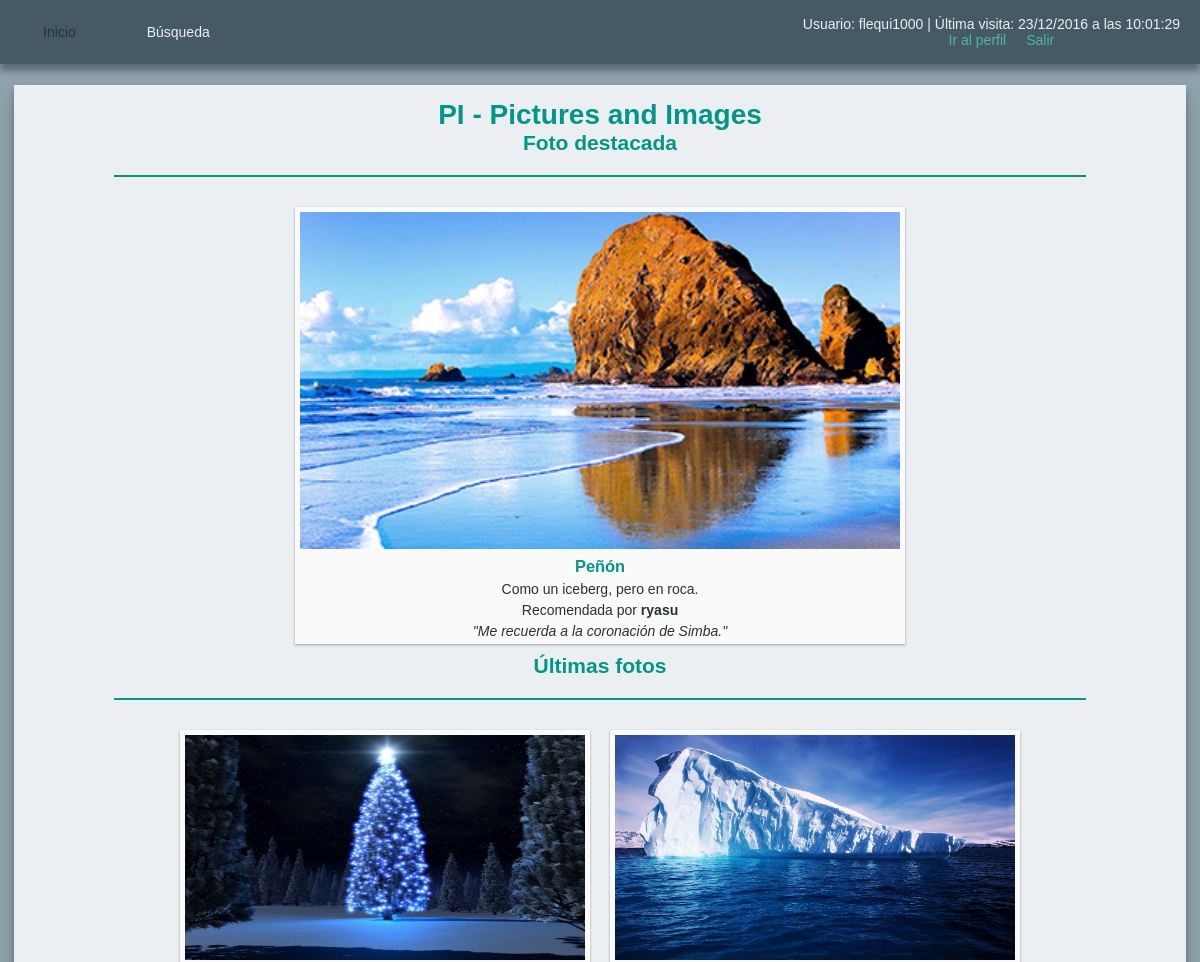
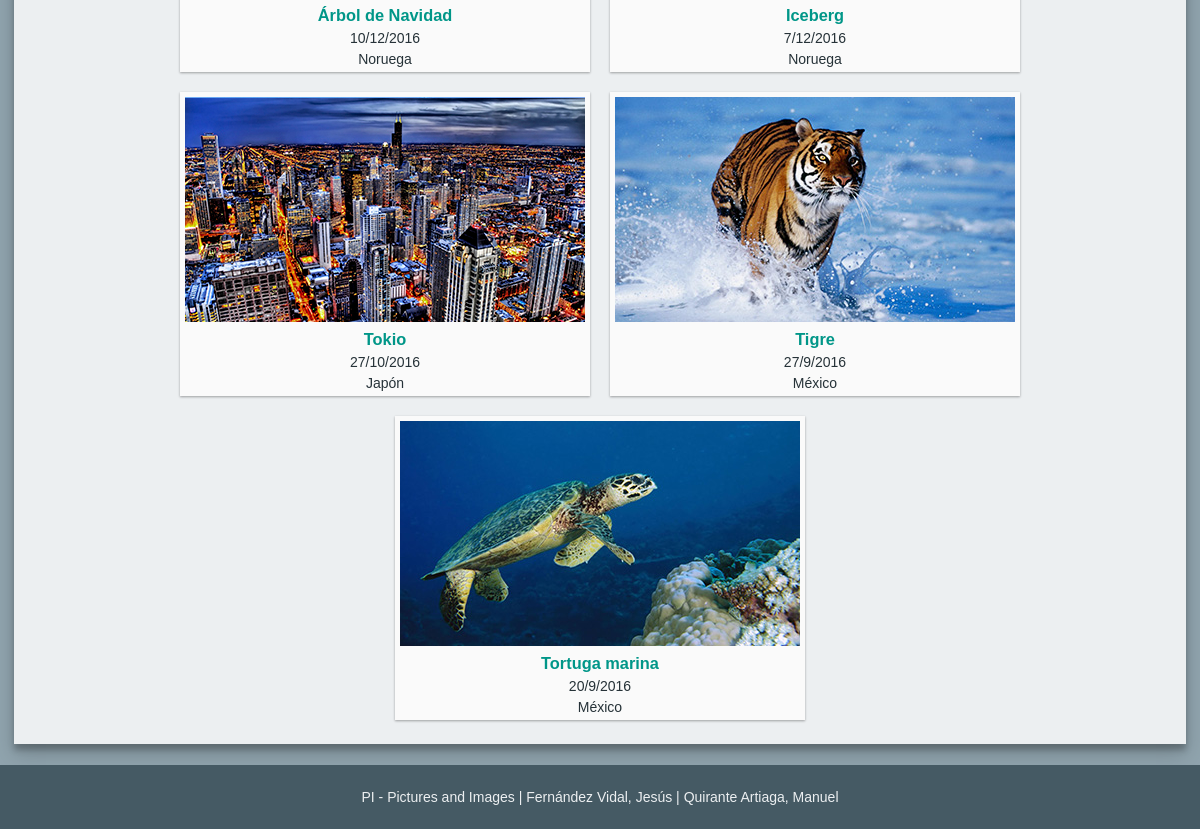
Page / (signed in) on the committed database (2 pictures, top to bottom).
### tables this page shows
CREATE TABLE IF NOT EXISTS `fotos` (
  `IdFoto` int(11) NOT NULL AUTO_INCREMENT,
  `TituloFoto` varchar(50) NOT NULL,
  `DescripcionFoto` varchar(500) DEFAULT NULL,
  `FechaFoto` date NOT NULL,
  `PaisFoto` int(11) DEFAULT NULL,
  `AlbumFoto` int(11) NOT NULL,
  `FicheroFoto` varchar(256) NOT NULL DEFAULT 'img/com/album.png',
  `MiniaturaFoto` varchar(256) NOT NULL DEFAULT 'img/com/album.png',
  `FRegistroFoto` timestamp NOT NULL DEFAULT CURRENT_TIMESTAMP,
  PRIMARY KEY (`IdFoto`),
  UNIQUE KEY `TituloFoto` (`TituloFoto`,`AlbumFoto`),
  KEY `FK_fotos_paises` (`PaisFoto`),
  KEY `FK_fotos_albumes` (`AlbumFoto`),
  CONSTRAINT `FK_fotos_albumes` FOREIGN KEY (`AlbumFoto`) REFERENCES `albumes` (`IdAlbum`) ON DELETE CASCADE ON UPDATE CASCADE,
  CONSTRAINT `FK_fotos_paises` FOREIGN KEY (`PaisFoto`) REFERENCES `paises` (`IdPais`) ON DELETE SET NULL ON UPDATE CASCADE
);

CREATE TABLE IF NOT EXISTS `paises` (
  `IdPais` int(11) NOT NULL AUTO_INCREMENT,
  `NomPais` varchar(50) NOT NULL,
  PRIMARY KEY (`IdPais`),
  UNIQUE KEY `NomPais` (`NomPais`)
);

### inc/func/mysql/basico.inc.php (called while the page is built, shortened)
<?php
	function ejecutarSQL($sql)
	{
		global $conexionBD, $directorioRaiz;
		if (!($resultado = $conexionBD->query($sql)))
		{
			echo "<p><img src='$directorioRaiz"."img/com/error.png' alt='Error' /></p>";
			$tipoConsulta = explode(" ", $sql, 2)[0];
			switch ($tipoConsulta)
			{
				case "INSERT":
				case "insert":
				{
					echo "<p>No se pudo añadir los datos al servidor.</p>";
					break;
				}
				case "UPDATE":
				case "update":
				{
					echo "<p>No se pudo modificar los datos del servidor.</p>";
					break;
				}
				case "DELETE":
				case "delete":
				{
					echo "<p>No se pudo eliminar los datos del servidor.</p>";
					break;
				}
				default:
				{
					echo "<p>No se pudo recuperar los datos del servidor.</p>";
					break;
				}
			}
			return false;
		}
		return $resultado;
	}
?>

### inc/func/mysql/galerias.inc.php (the view, shortened to what this page needs)
<?php
	function verFotos($fotos, $completo = false)
	{
		global $directorioRaiz;
		while ($fila = $fotos->fetch_object())
		{
			$IdFoto = $fila->IdFoto;
			$TituloFoto = $fila->TituloFoto;
			$FechaFoto = date("j/n/Y", strtotime($fila->FechaFoto));
			$NomPais = $fila->NomPais;
			$MiniaturaFoto = $fila->MiniaturaFoto;
?>
			<section class="galeria-cuerpo">
				<a href="<?php echo $directorioRaiz; ?>foto.php?id=<?php echo $IdFoto; ?>">
					<article>
						<div class="marco"><img src="<?php echo "$directorioRaiz$MiniaturaFoto"; ?>" height="225" width="400" alt="Imagen <?php echo $IdFoto; ?>"></div>
						<h3><?php echo $TituloFoto; ?></h3>
						<p><?php echo $FechaFoto; ?></p>
						<p><?php echo $NomPais; ?></p>
					</article>
				</a>
			</section>
<?php
		}
	}
?>

### css/estilos.css (style rules this page uses)
* { margin: 0px; box-sizing: border-box; outline-color: #009688; }
body { min-height: 100vh; padding: 0em 1em; padding-top: 64px; background: #90A4AE; font-family: "Ubuntu", "Arial", "Helvetica", sans-serif; font-size: 14px; color: #263238; display: flex; flex-direction: column; }
main section { display: flex; flex-direction: column; align-items: center; }
h1, h2, h3 { color: #009688; }

### css/contraste.css (style rules this page uses)
* { margin: 0px; box-sizing: border-box; outline-color: #2196F3; }
body { min-height: 100vh; padding: 0em 1em; padding-top: 64px ; background: #263238; font-family: "Ubuntu", "Arial", "Helvetica", sans-serif; font-size: 14px; color: #ECEFF1; display: flex; flex-direction: column; }
main section { display: flex; flex-direction: column; align-items: center; }
h1, h2, h3 { color: #2196F3; }

### css/galerias.css (style rules this page uses)
section { display: flex; flex-flow: row wrap; justify-content: center; align-items: center; }
.galeria-cuerpo { display: flex; flex-flow: row wrap; justify-content: center; align-items: center; }
.galeria-cuerpo a { outline: 0px; display: block; text-decoration: none; }
.galeria-cuerpo a article { margin: 10px; padding: 5px; background: #FAFAFA; box-shadow: 0 1px 3px rgba(0,0,0,0.12), 0 1px 2px rgba(0,0,0,0.24); transition: box-shadow .25s ease-in-out; display: flex; flex-direction: column; justify-content: center; align-items: center; flex-basis: 30%; }
.galeria-cuerpo a article .marco { overflow: hidden; }
.galeria-cuerpo a article img { transition: transform .25s ease-in-out; }
.galeria-cuerpo a article h3, .galeria-cuerpo a article p { margin-top: 5px; }
.galeria-cuerpo a article p { color: #263238; }

### css/contraste-galerias.css (style rules this page uses)
section { display: flex; flex-flow: row wrap; justify-content: center; align-items: center; }
.galeria-cuerpo { display: flex; flex-flow: row wrap; justify-content: center; align-items: center; }
.galeria-cuerpo a { outline: 0px; display: block; text-decoration: none; }
.galeria-cuerpo a article { margin: 10px 5px; border: 2px solid #2196F3; padding: 5px; background: inherit; transition: border .25s ease-in-out; display: flex; flex-direction: column; justify-content: center; align-items: center; flex-basis: 30%; }
.galeria-cuerpo a article .marco { overflow: hidden; }
.galeria-cuerpo a article img { transition: transform .25s ease-in-out; }
.galeria-cuerpo a article h3, .galeria-cuerpo a article p { margin-top: 5px; }
.galeria-cuerpo a article p { color: #ECEFF1; }

### css/imprimir.css (style rules this page uses)
* { margin: 0px; box-sizing: border-box; }
body { min-height: 100vh; background: #FFF; font-family: serif; font-size: 12pt; color: #000; display: flex; flex-direction: column; }
h1, h2, h3 { color: black; }
.galeria-cuerpo a article { background: transparent; box-shadow: none; border: 1px solid #000; flex-basis: 20%; padding: 1px; }
.galeria-cuerpo a article img { visibility: hidden; }
.galeria-cuerpo a article img:after { content: " (" attr(href) ") "; }
.galeria-cuerpo a article h3, .galeria-cuerpo a article p { color: #000; }
section a img { visibility: hidden; }

### rows in the picture
fotos: MiniaturaFoto (picture), TituloFoto "Árbol de Navidad", FechaFoto "10/12/2016", PaisFoto.NomPais "Noruega"
fotos: MiniaturaFoto (picture), TituloFoto "Iceberg", FechaFoto "7/12/2016", PaisFoto.NomPais "Noruega"
fotos: MiniaturaFoto (picture), TituloFoto "Tokio", FechaFoto "27/10/2016", PaisFoto.NomPais "Japón"
fotos: MiniaturaFoto (picture), TituloFoto "Tigre", FechaFoto "27/9/2016", PaisFoto.NomPais "México"
fotos: MiniaturaFoto (picture), TituloFoto "Tortuga marina", FechaFoto "20/9/2016", PaisFoto.NomPais "México"

### other values in the picture
$userName "flequi1000"
$fecha "23/12/2016 a las 10:01:29"
$titulo "Peñón"
$desc "Como un iceberg, pero en roca."
$sel "ryasu"
$com "Me recuerda a la coronación de Simba."
